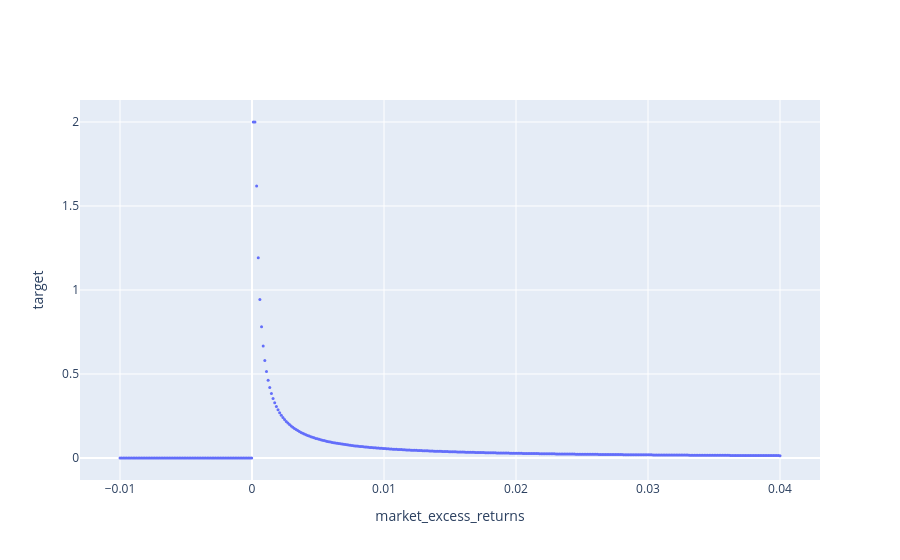

This figure's notebook cell:
### Code cell
market_excess_returns = np.linspace(-0.01, 0.04, 402)
fig = go.Figure(data=[go.Scatter(
    x=market_excess_returns,
    y=(c / market_excess_returns).clip(0, 2),
    mode='markers',
    marker=dict(size=3)
)])
fig.update_layout(
    xaxis_title="market_excess_returns",
    yaxis_title="target",
)
iplot(fig)

### Figure 1 — Plotly figure (JSON) as saved in the notebook; plotly's stock layout.template omitted (floating-point values rounded to 4 significant figures; data arrays with more than 128 entries replaced by an {"elided": "..."} marker saying what was removed)
{"data": [{"marker": {"size": 3}, "mode": "markers", "type": "scatter", "x": {"elided": "402 float values"}, "y": {"elided": "402 float values"}}], "layout": {"xaxis": {"title": {"text": "market_excess_returns"}}, "yaxis": {"title": {"text": "target"}}}}
